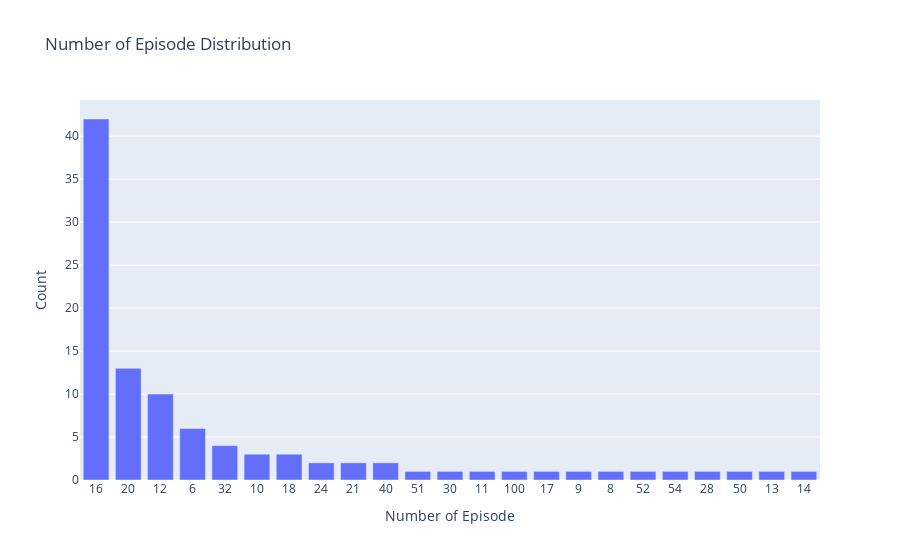

Notebook cell for this chart:
### Code cell
fig = px.bar(data_frame = num_episode,
             x = 'Num Ep', y = 'Count',
             title = 'Number of Episode Distribution')

fig.update_layout(xaxis_title = 'Number of Episode')

fig.update_xaxes(type='category')

fig.show()

### Figure 1 — Plotly figure (JSON) as saved in the notebook; plotly's stock layout.template omitted (floating-point values rounded to 4 significant figures)
{"data": [{"alignmentgroup": "True", "hovertemplate": "Num Ep=%{x}<br>Count=%{y}<extra></extra>", "legendgroup": "", "marker": {"color": "#636efa", "pattern": {"shape": ""}}, "name": "", "offsetgroup": "", "orientation": "v", "showlegend": false, "textposition": "auto", "type": "bar", "x": [16, 20, 12, 6, 32, 10, 18, 24, 21, 40, 51, 30, 11, 100, 17, 9, 8, 52, 54, 28, 50, 13, 14], "xaxis": "x", "y": [42, 13, 10, 6, 4, 3, 3, 2, 2, 2, 1, 1, 1, 1, 1, 1, 1, 1, 1, 1, 1, 1, 1], "yaxis": "y"}], "layout": {"barmode": "relative", "legend": {"tracegroupgap": 0}, "title": {"text": "Number of Episode Distribution"}, "xaxis": {"anchor": "y", "domain": [0, 1], "title": {"text": "Number of Episode"}, "type": "category"}, "yaxis": {"anchor": "x", "domain": [0, 1], "title": {"text": "Count"}}}}
